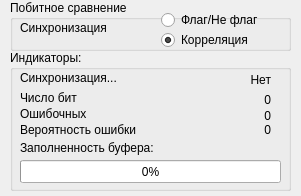
<?xml version="1.0" encoding="UTF-8"?>
<ui version="4.0">
 <class>xormod</class>
 <widget class="QDialog" name="xormod">
  <property name="geometry">
   <rect>
    <x>0</x>
    <y>0</y>
    <width>301</width>
    <height>196</height>
   </rect>
  </property>
  <property name="windowTitle">
   <string>xor</string>
  </property>
  <widget class="QGroupBox" name="groupBox">
   <property name="geometry">
    <rect>
     <x>10</x>
     <y>0</y>
     <width>281</width>
     <height>51</height>
    </rect>
   </property>
   <property name="title">
    <string>Побитное сравнение</string>
   </property>
   <widget class="QLabel" name="label">
    <property name="geometry">
     <rect>
      <x>10</x>
      <y>20</y>
      <width>141</width>
      <height>16</height>
     </rect>
    </property>
    <property name="text">
     <string>Синхронизация</string>
    </property>
   </widget>
   <widget class="QRadioButton" name="rFNF">
    <property name="geometry">
     <rect>
      <x>151</x>
      <y>10</y>
      <width>111</width>
      <height>20</height>
     </rect>
    </property>
    <property name="text">
     <string>Флаг/Не флаг</string>
    </property>
   </widget>
   <widget class="QRadioButton" name="rCorr">
    <property name="geometry">
     <rect>
      <x>151</x>
      <y>30</y>
      <width>111</width>
      <height>20</height>
     </rect>
    </property>
    <property name="text">
     <string>Корреляция</string>
    </property>
    <property name="checked">
     <bool>true</bool>
    </property>
   </widget>
  </widget>
  <widget class="QGroupBox" name="groupBox_2">
   <property name="geometry">
    <rect>
     <x>10</x>
     <y>50</y>
     <width>281</width>
     <height>141</height>
    </rect>
   </property>
   <property name="title">
    <string>Индикаторы:</string>
   </property>
   <widget class="QLabel" name="label_4">
    <property name="geometry">
     <rect>
      <x>10</x>
      <y>90</y>
      <width>141</width>
      <height>16</height>
     </rect>
    </property>
    <property name="text">
     <string>Заполненность буфера:</string>
    </property>
   </widget>
   <widget class="QProgressBar" name="progress">
    <property name="geometry">
     <rect>
      <x>10</x>
      <y>110</y>
      <width>261</width>
      <height>23</height>
     </rect>
    </property>
    <property name="value">
     <number>0</number>
    </property>
   </widget>
   <widget class="QLabel" name="label_3">
    <property name="geometry">
     <rect>
      <x>10</x>
      <y>20</y>
      <width>141</width>
      <height>16</height>
     </rect>
    </property>
    <property name="text">
     <string>Синхронизация...</string>
    </property>
   </widget>
   <widget class="QLabel" name="labSync">
    <property name="geometry">
     <rect>
      <x>180</x>
      <y>20</y>
      <width>81</width>
      <height>20</height>
     </rect>
    </property>
    <property name="text">
     <string>Нет</string>
    </property>
    <property name="alignment">
     <set>Qt::AlignRight|Qt::AlignTrailing|Qt::AlignVCenter</set>
    </property>
   </widget>
   <widget class="QLabel" name="labBitCount">
    <property name="geometry">
     <rect>
      <x>150</x>
      <y>40</y>
      <width>111</width>
      <height>20</height>
     </rect>
    </property>
    <property name="text">
     <string>0</string>
    </property>
    <property name="alignment">
     <set>Qt::AlignRight|Qt::AlignTrailing|Qt::AlignVCenter</set>
    </property>
   </widget>
   <widget class="QLabel" name="label_5">
    <property name="geometry">
     <rect>
      <x>10</x>
      <y>40</y>
      <width>141</width>
      <height>16</height>
     </rect>
    </property>
    <property name="text">
     <string>Число бит</string>
    </property>
   </widget>
   <widget class="QLabel" name="labVer">
    <property name="geometry">
     <rect>
      <x>140</x>
      <y>70</y>
      <width>121</width>
      <height>20</height>
     </rect>
    </property>
    <property name="text">
     <string>0</string>
    </property>
    <property name="alignment">
     <set>Qt::AlignRight|Qt::AlignTrailing|Qt::AlignVCenter</set>
    </property>
   </widget>
   <widget class="QLabel" name="label_6">
    <property name="geometry">
     <rect>
      <x>10</x>
      <y>72</y>
      <width>141</width>
      <height>16</height>
     </rect>
    </property>
    <property name="text">
     <string>Вероятность ошибки</string>
    </property>
   </widget>
   <widget class="QLabel" name="labErrCount">
    <property name="geometry">
     <rect>
      <x>140</x>
      <y>56</y>
      <width>121</width>
      <height>20</height>
     </rect>
    </property>
    <property name="text">
     <string>0</string>
    </property>
    <property name="alignment">
     <set>Qt::AlignRight|Qt::AlignTrailing|Qt::AlignVCenter</set>
    </property>
   </widget>
   <widget class="QLabel" name="label_7">
    <property name="geometry">
     <rect>
      <x>10</x>
      <y>56</y>
      <width>141</width>
      <height>16</height>
     </rect>
    </property>
    <property name="text">
     <string>Ошибочных</string>
    </property>
   </widget>
  </widget>
 </widget>
 <layoutdefault spacing="6" margin="11"/>
 <resources/>
 <connections/>
</ui>
